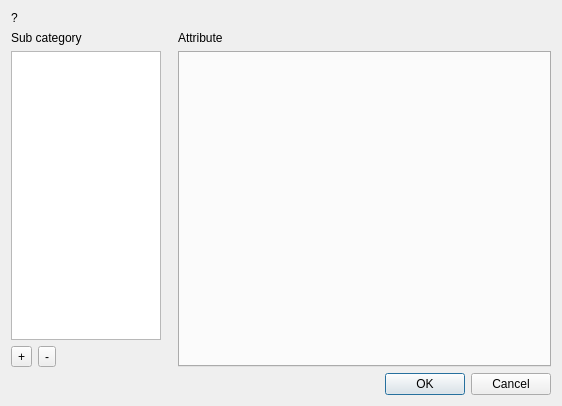
<?xml version="1.0" encoding="UTF-8"?>
<ui version="4.0">
 <class>CategoryEditPage</class>
 <widget class="QDialog" name="CategoryEditPage">
  <property name="geometry">
   <rect>
    <x>0</x>
    <y>0</y>
    <width>562</width>
    <height>406</height>
   </rect>
  </property>
  <property name="minimumSize">
   <size>
    <width>562</width>
    <height>406</height>
   </size>
  </property>
  <property name="maximumSize">
   <size>
    <width>562</width>
    <height>16777215</height>
   </size>
  </property>
  <property name="windowTitle">
   <string>Dialog</string>
  </property>
  <layout class="QVBoxLayout" name="verticalLayout">
   <item>
    <widget class="QLabel" name="label_3">
     <property name="toolTip">
      <string>Category help:
-Add sub category by clicking on the + button under the category list.
-Remove the selected category by clicking under the - button under the category list. Unable to remove root category.
-Display category's attributes by clicking on a category.
-Rename an attribute by clicking on it.
-Add an attribute on a + button aside to an attibute. Attribute add in the row just after the attribute.
-Remove an attribute by clicking on the - button aside to the attribute you want to delete. Minimum 1 attribute.

</string>
     </property>
     <property name="text">
      <string>?</string>
     </property>
    </widget>
   </item>
   <item>
    <layout class="QHBoxLayout" name="horizontalLayout_2">
     <item>
      <layout class="QVBoxLayout" name="verticalLayout_2">
       <property name="sizeConstraint">
        <enum>QLayout::SetMaximumSize</enum>
       </property>
       <item>
        <widget class="QLabel" name="label_2">
         <property name="text">
          <string>Sub category</string>
         </property>
        </widget>
       </item>
       <item>
        <widget class="QTreeWidget" name="w_subCategory">
         <property name="maximumSize">
          <size>
           <width>150</width>
           <height>16777215</height>
          </size>
         </property>
         <attribute name="headerVisible">
          <bool>false</bool>
         </attribute>
         <column>
          <property name="text">
           <string notr="true">1</string>
          </property>
         </column>
        </widget>
       </item>
       <item>
        <layout class="QHBoxLayout" name="horizontalLayout_3">
         <item>
          <widget class="QToolButton" name="w_add">
           <property name="text">
            <string>+</string>
           </property>
          </widget>
         </item>
         <item>
          <widget class="QToolButton" name="w_remove">
           <property name="text">
            <string>-</string>
           </property>
          </widget>
         </item>
         <item>
          <spacer name="horizontalSpacer">
           <property name="orientation">
            <enum>Qt::Horizontal</enum>
           </property>
           <property name="sizeType">
            <enum>QSizePolicy::MinimumExpanding</enum>
           </property>
           <property name="sizeHint" stdset="0">
            <size>
             <width>40</width>
             <height>20</height>
            </size>
           </property>
          </spacer>
         </item>
        </layout>
       </item>
      </layout>
     </item>
     <item>
      <layout class="QVBoxLayout" name="verticalLayout_3">
       <item>
        <widget class="QLabel" name="label">
         <property name="text">
          <string>Attribute</string>
         </property>
        </widget>
       </item>
       <item>
        <widget class="QTabWidget" name="tabWidget">
         <property name="minimumSize">
          <size>
           <width>373</width>
           <height>0</height>
          </size>
         </property>
         <property name="tabShape">
          <enum>QTabWidget::Triangular</enum>
         </property>
         <property name="currentIndex">
          <number>-1</number>
         </property>
         <property name="usesScrollButtons">
          <bool>true</bool>
         </property>
        </widget>
       </item>
      </layout>
     </item>
    </layout>
   </item>
   <item>
    <widget class="QDialogButtonBox" name="buttonBox">
     <property name="orientation">
      <enum>Qt::Horizontal</enum>
     </property>
     <property name="standardButtons">
      <set>QDialogButtonBox::Cancel|QDialogButtonBox::Ok</set>
     </property>
    </widget>
   </item>
  </layout>
 </widget>
 <resources/>
 <connections>
  <connection>
   <sender>buttonBox</sender>
   <signal>accepted()</signal>
   <receiver>CategoryEditPage</receiver>
   <slot>accept()</slot>
   <hints>
    <hint type="sourcelabel">
     <x>248</x>
     <y>254</y>
    </hint>
    <hint type="destinationlabel">
     <x>157</x>
     <y>274</y>
    </hint>
   </hints>
  </connection>
  <connection>
   <sender>buttonBox</sender>
   <signal>rejected()</signal>
   <receiver>CategoryEditPage</receiver>
   <slot>reject()</slot>
   <hints>
    <hint type="sourcelabel">
     <x>316</x>
     <y>260</y>
    </hint>
    <hint type="destinationlabel">
     <x>286</x>
     <y>274</y>
    </hint>
   </hints>
  </connection>
 </connections>
</ui>
